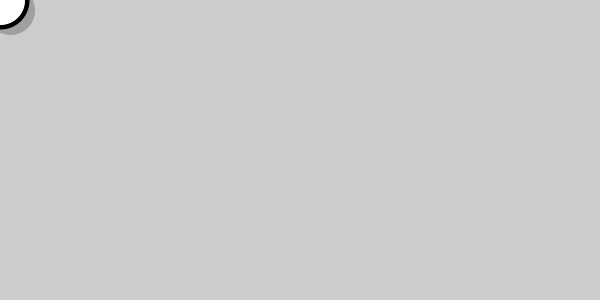
Frame 1 (no input)
Frame 60 (the mouse pressed at the canvas centre just before this capture): identical to frame 1, image omitted
Frame 120 (the mouse held since frame 60 and released just before this capture): identical to frame 1, image omitted

The Processing sketch that drew this single still picture (run headless with seeded random() and noise(); from frame 60 on, the mouse is pressed at the canvas centre):

// Processing sketch: processing_45093
// ── processing_45093.pde

final int num = 50;
int[] x = new int[num];
int[] y = new int[num];
 
void setup()
{
  size(600, 300);
  smooth();
}
 
void draw()
{
  background(204);

  // Shadow
  stroke(160);
  for(int i = 0; i < num - 1; i++)
  {
    strokeWeight(i + 1);
    line(x[i] + 10, y[i] + 10, x[i + 1] + 10, y[i + 1] + 10);
  }

  // Outline
  stroke(0);
  for(int i = 0; i < num - 1; i++)
  {
    strokeWeight(i + 10);
    line(x[i], y[i], x[i + 1], y[i + 1]);
  }
  
  // Fill
  stroke(255);
  for(int i = 0; i < num - 1; i++)
  {
    strokeWeight(i + 1);
    line(x[i], y[i], x[i + 1], y[i + 1]);
  }
}

void mouseMoved()
{
  for(int i = num - 1; i > 0; i--)
  {
    x[i] = x[i-1];
    y[i] = y[i-1];
  }
  x[0] = mouseX;
  y[0] = mouseY;
}

                                                                
